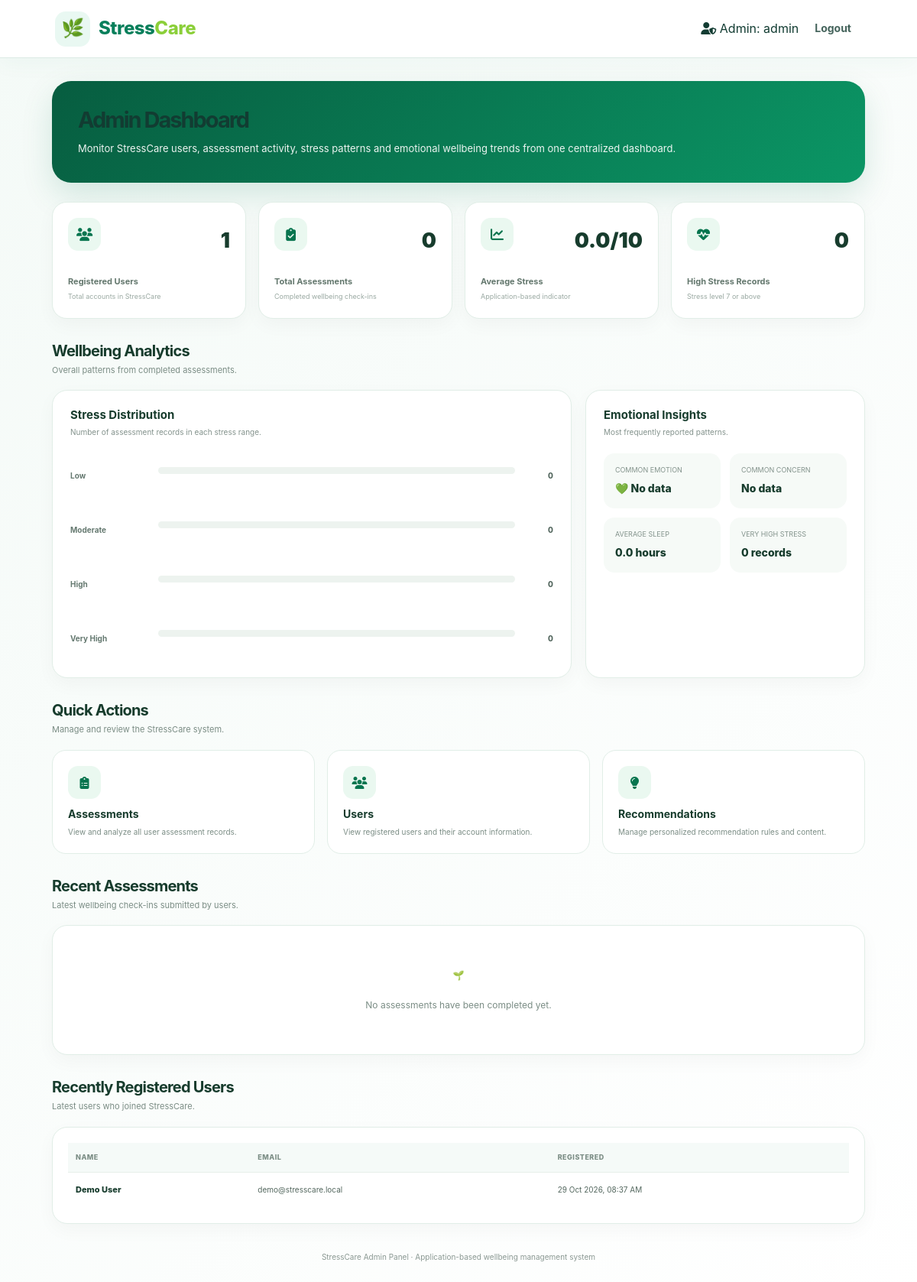
Page /admin/dashboard.php (signed in) on the committed database.
### tables this page shows
CREATE TABLE users (
    id INT AUTO_INCREMENT PRIMARY KEY,
    name VARCHAR(100) NOT NULL,
    email VARCHAR(150) NOT NULL UNIQUE,
    password VARCHAR(255) NOT NULL,
    created_at TIMESTAMP DEFAULT CURRENT_TIMESTAMP
);

### admin/dashboard.php (the view, shortened to what this page needs)
<?php
require_once __DIR__ . '/../config/database.php';
$users = 0;
$assessments = 0;
$averageStress = 0;
$highStress = 0;
$veryHighStress = 0;
$averageSleep = 0;
$result = $conn->query("
    SELECT COUNT(*) AS n
    FROM users
");
if ($result) {
    $users = (int) $result->fetch_assoc()['n'];
}
$result = $conn->query("
    SELECT COUNT(*) AS n
    FROM stress_assessments
");
if ($result) {
    $assessments = (int) $result->fetch_assoc()['n'];
}
$result = $conn->query("
    SELECT COALESCE(AVG(stress_level), 0) AS n
    FROM stress_assessments
");
if ($result) {
    $averageStress = (float) $result->fetch_assoc()['n'];
}
$result = $conn->query("
    SELECT COUNT(*) AS n
    FROM stress_assessments
    WHERE stress_level >= 7
");
if ($result) {
    $highStress = (int) $result->fetch_assoc()['n'];
}
$result = $conn->query("
    SELECT COUNT(*) AS n
    FROM stress_assessments
    WHERE stress_level >= 9
");
if ($result) {
    $veryHighStress = (int) $result->fetch_assoc()['n'];
}
$result = $conn->query("
    SELECT COALESCE(AVG(sleep_hours), 0) AS n
    FROM stress_assessments
");
if ($result) {
    $averageSleep = (float) $result->fetch_assoc()['n'];
}
$lowStress = 0;
$moderateStress = 0;
$highStressCount = 0;
$veryHighStressCount = 0;
$topEmotion = "No data";
$topSituation = "No data";
$recentAssessments = [];
$recentUsers = [];
$result = $conn->query("
    SELECT
        id,
        name,
        email,
        created_at
    FROM users
    ORDER BY created_at DESC
    LIMIT 5
");
if ($result) {
    while ($row = $result->fetch_assoc()) {
        $recentUsers[] = $row;
    }
}
function emotionIcon($emotion)
{
    $icons = [
        "Happy" => "😊",
        "Calm" => "😌",
        "Sad" => "😔",
        "Angry" => "😠",
        "Anxious" => "😰",
        "Lonely" => "😞",
        "Fearful" => "😨",
        "Hurt" => "💔",
        "Disappointed" => "😕",
        "Frustrated" => "😣",
        "Confused" => "😵",
        "Tired" => "😴",
        "Stressed" => "😫",
        "Overwhelmed" => "🤯",
        "Neutral" => "😐"
    ];
    return $icons[$emotion] ?? "💚";
}
?>
<!DOCTYPE html>
<html lang="en">
<head>
<link
    rel="stylesheet"
    href="../assets/css/style.css"
>
<link
    rel="stylesheet"
    href="https://cdnjs.cloudflare.com/ajax/libs/font-awesome/6.5.2/css/all.min.css"
>
</head>
<body>
<header class="navbar">
    <a
        class="logo"
        href="dashboard.php"
    >
        <div class="logo-icon">
            🌿
        </div>
        <span>
            Stress<span>Care</span>
        </span>
    </a>
    <div class="nav-links">
        <span class="nav-btn">
            <i class="fa-solid fa-user-shield"></i>
            Admin:
            <?= htmlspecialchars(
                $_SESSION['admin_username'] ?? 'admin'
            ) ?>
        </span>
        <a
            class="nav-btn"
            href="logout.php"
        >
            Logout
        </a>
    </div>
</header>
<main class="container">
<section class="admin-hero">
    <h1>
        Admin Dashboard
    </h1>
    <p>
        Monitor StressCare users, assessment activity,
        stress patterns and emotional wellbeing trends
        from one centralized dashboard.
    </p>
</section>
<div class="stats-grid">
    <div class="stat-card">
        <div class="stat-top">
            <div class="stat-icon">
                <i class="fa-solid fa-users"></i>
            </div>
            <div class="stat-number">
                <?= $users ?>
            </div>
        </div>
        <div class="stat-title">
            Registered Users
        </div>
        <div class="stat-sub">
            Total accounts in StressCare
        </div>
    </div>
    <div class="stat-card">
        <div class="stat-top">
            <div class="stat-icon">
                <i class="fa-solid fa-clipboard-check"></i>
            </div>
            <div class="stat-number">
                <?= $assessments ?>
            </div>
        </div>
        <div class="stat-title">
            Total Assessments
        </div>
        <div class="stat-sub">
            Completed wellbeing check-ins
        </div>
    </div>
    <div class="stat-card">
        <div class="stat-top">
            <div class="stat-icon">
                <i class="fa-solid fa-chart-line"></i>
            </div>
            <div class="stat-number">
                <?= number_format(
                    $averageStress,
                    1
                ) ?>/10
            </div>
        </div>
        <div class="stat-title">
            Average Stress
        </div>
        <div class="stat-sub">
            Application-based indicator
        </div>
    </div>
    <div class="stat-card">
        <div class="stat-top">
            <div class="stat-icon">
                <i class="fa-solid fa-heart-pulse"></i>
            </div>
            <div class="stat-number">
                <?= $highStress ?>
            </div>
        </div>
        <div class="stat-title">
            High Stress Records
        </div>
        <div class="stat-sub">
            Stress level 7 or above
        </div>
    </div>
</div>
<div class="section-title">
    <h2>
        Wellbeing Analytics
    </h2>
    <p>
        Overall patterns from completed assessments.
    </p>
</div>
<div class="analytics-grid">
    <section class="analytics-card">
        <h3>
            Stress Distribution
        </h3>
        <p>
            Number of assessment records in each stress range.
        </p>
        <div class="distribution">
            <div class="distribution-row">
                <div class="distribution-label">
                    Low
                </div>
                <div class="progress">
                </div>
                <div class="distribution-number">
                    <?= $lowStress ?>
                </div>
            </div>
            <div class="distribution-row">
                <div class="distribution-label">
                    Moderate
                </div>
                <div class="progress">
                </div>
                <div class="distribution-number">
                    <?= $moderateStress ?>
                </div>
            </div>
            <div class="distribution-row">
                <div class="distribution-label">
                    High
                </div>
                <div class="progress">
                </div>
                <div class="distribution-number">
                    <?= $highStressCount ?>
                </div>
            </div>
            <div class="distribution-row">
                <div class="distribution-label">
                    Very High
                </div>
                <div class="progress">
                </div>
                <div class="distribution-number">
                    <?= $veryHighStressCount ?>
                </div>
            </div>
        </div>
    </section>
    <section class="analytics-card">
        <h3>
            Emotional Insights
        </h3>
        <p>
            Most frequently reported patterns.
        </p>
        <div class="insight-grid">
            <div class="insight-box">
                <div class="insight-label">
                    Common Emotion
                </div>
                <div class="insight-value">
                    <?= emotionIcon($topEmotion) ?>
                    <?= htmlspecialchars(
                        $topEmotion
                    ) ?>
                </div>
            </div>
            <div class="insight-box">
                <div class="insight-label">
                    Common Concern
                </div>
                <div class="insight-value">
                    <?= htmlspecialchars(
                        $topSituation
                    ) ?>
                </div>
            </div>
            <div class="insight-box">
                <div class="insight-label">
                    Average Sleep
                </div>
                <div class="insight-value">
                    <?= number_format(
                        $averageSleep,
                        1
                    ) ?>
                    hours
                </div>
            </div>
            <div class="insight-box">
                <div class="insight-label">
                    Very High Stress
                </div>
                <div class="insight-value">
                    <?= $veryHighStress ?>
                    records
                </div>
            </div>
        </div>
    </section>
</div>
<div class="section-title">
    <h2>
        Quick Actions
    </h2>
    <p>
        Manage and review the StressCare system.
    </p>
</div>
<div class="quick-grid">
    <a
        class="quick-card"
        href="assessments.php"
    >
        <div class="quick-icon">
            <i class="fa-solid fa-clipboard-list"></i>
        </div>
        <h3>
            Assessments
        </h3>
        <p>
            View and analyze all user assessment records.
        </p>
    </a>
    <a
        class="quick-card"
        href="users.php"
    >
        <div class="quick-icon">
            <i class="fa-solid fa-users"></i>
        </div>
        <h3>
            Users
        </h3>
        <p>
            View registered users and their account information.
        </p>
    </a>
    <a
        class="quick-card"
        href="recommendations.php"
    >
        <div class="quick-icon">
            <i class="fa-solid fa-lightbulb"></i>
        </div>
        <h3>
            Recommendations
        </h3>
        <p>
            Manage personalized recommendation rules and content.
        </p>
    </a>
</div>
<div class="section-title">
    <h2>
        Recent Assessments
    </h2>
    <p>
        Latest wellbeing check-ins submitted by users.
    </p>
</div>
<div class="table-card">
<?php if (count($recentAssessments) > 0): ?>
<table>
<thead>
<tr>
    <th>
        User
    </th>
    <th>
        Emotion
    </th>
    <th>
        Concern
    </th>
    <th>
        Stress
    </th>
    <th>
        Sleep
    </th>
    <th>
        Date
    </th>
</tr>
</thead>
<tbody>
<?php foreach ($recentAssessments as $item): ?>
<?php
$userEmotion =
    trim(
        $item['emotion']
        ?: $item['mood']
        ?: 'Neutral'
    );
$userSituation =
    trim(
        $item['situation']
        ?: 'General Stress'
    );
$itemStress =
    (int) $item['stress_level'];
$itemClass =
    getStressClass($itemStress);
?>
<tr>
    <td>
        <div class="user-name">
            <?= htmlspecialchars(
                $item['name']
            ) ?>
        </div>
        <div class="user-email">
            <?= htmlspecialchars(
                $item['email']
            ) ?>
        </div>
    </td>
    <td>
        <?= emotionIcon(
            $userEmotion
        ) ?>
        <?= htmlspecialchars(
            $userEmotion
        ) ?>
    </td>
    <td>
        <?= htmlspecialchars(
            $userSituation
        ) ?>
    </td>
    <td>
        <span
            class="badge <?= $itemClass ?>"
        >
            <?= $itemStress ?>/10
            ·
            <?= getStressCategory(
                $itemStress
            ) ?>
        </span>
    </td>
    <td>
        <?= htmlspecialchars(
            $item['sleep_hours']
        ) ?>
        hrs
    </td>
    <td>
        <?= date(
            'd M Y, h:i A',
            strtotime(
                $item['created_at']
            )
        ) ?>
    </td>
</tr>
<?php endforeach; ?>
</tbody>
</table>
<?php else: ?>
<div style="
    text-align:center;
    padding:35px;
    color:#7b8d85;
    font-size:12px;
">
    🌱
    <br><br>
    No assessments have been completed yet.
</div>
<?php endif; ?>
</div>
<div class="section-title">
    <h2>
        Recently Registered Users
    </h2>
    <p>
        Latest users who joined StressCare.
    </p>
</div>
<div class="table-card">
<?php if (count($recentUsers) > 0): ?>
<table>
<thead>
<tr>
    <th>
        Name
    </th>
    <th>
        Email
    </th>
    <th>
        Registered
    </th>
</tr>
</thead>
<tbody>
<?php foreach ($recentUsers as $user): ?>
<tr>
    <td>
        <div class="user-name">
            <?= htmlspecialchars(
                $user['name']
            ) ?>
        </div>
    </td>
    <td>
        <?= htmlspecialchars(
            $user['email']
        ) ?>
    </td>
    <td>
        <?= date(
            'd M Y, h:i A',
            strtotime(
                $user['created_at']
            )
        ) ?>
    </td>
</tr>
<?php endforeach; ?>
</tbody>
</table>
<?php endif; ?>
</div>
<div class="admin-footer">
    StressCare Admin Panel ·
    Application-based wellbeing management system
</div>
</main>
</body>
</html>

### assets/css/style.css (style rules this page uses)
:root { --primary: #087f5b; --primary-dark: #056044; --primary-deep: #04513b; --lime: #8bcf39; --lime-light: #edf8df; --primary-light: #e9f8f2; --primary-soft: #f3fbf7; --text: #123c32; --text-dark: #173f35; --muted: #71847c; --muted-light: #8da09a; --white: #ffffff; --background: #f5faf8; --background-dark: #edf7f3; --border: #dcebe5; --border-light: #eaf2ef; --success: #2d9b61; --success-light: #eaf8ef; --warning: #d89c20; --warning-light: #fff6dc; --danger: #d95353; --danger-light: #fff0f0; --info: #4385ad; --info-light: #eef7ff; --shadow-sm: 0 5px 18px rgba(18, 60, 50, 0.05); --shadow: 0 12px 35px rgba(18, 60, 50, 0.07); --shadow-lg: 0 20px 55px rgba(8, 127, 91, 0.11); --radius-sm: 10px; --radius: 18px; --radius-lg: 24px; --radius-xl: 30px; --transition: 0.2s ease; }
* { box-sizing: border-box; }
html { scroll-behavior: smooth; }
body { margin: 0; padding: 0; font-family: Inter, "Segoe UI", Roboto, Arial, sans-serif; color: var(--text); background: radial-gradient( circle at 10% 5%, rgba(139, 207, 57, 0.06), transparent 25% ), radial-gradient( circle at 90% 10%, rgba(8, 127, 91, 0.06), transparent 28% ), linear-gradient( 180deg, #f9fdfb 0%, #eef8f4 100% ); min-height: 100vh; line-height: 1.6; }
a { color: inherit; text-decoration: none; }
.container { width: min(1160px, 92%); margin-left: auto; margin-right: auto; }
.navbar { width: 100%; min-height: 76px; display: flex; align-items: center; justify-content: space-between; padding: 0 6%; background: rgba(255, 255, 255, 0.95); border-bottom: 1px solid var(--border); box-shadow: 0 8px 28px rgba(8, 127, 91, 0.04); position: sticky; top: 0; z-index: 100; backdrop-filter: blur(14px); }
.logo, .brand { display: inline-flex; align-items: center; gap: 11px; color: var(--primary); font-size: 24px; font-weight: 850; letter-spacing: -0.5px; }
.logo-icon, .brand-mark { width: 46px; height: 46px; display: flex; align-items: center; justify-content: center; border-radius: 14px; background: var(--primary-light); font-size: 24px; }
.logo span span, .brand span span { color: var(--lime); }
.nav-links { display: flex; align-items: center; gap: 7px; flex-wrap: wrap; }
.nav-links a { padding: 10px 14px; border-radius: 11px; color: #45645c; font-size: 14px; font-weight: 700; transition: var(--transition); }
h1, h2, h3, h4, h5, h6 { color: var(--text); line-height: 1.2; margin-top: 0; }
h1 { font-size: clamp(40px, 6vw, 68px); letter-spacing: -2px; }
h2 { font-size: 32px; letter-spacing: -0.8px; }
h3 { font-size: 20px; }
p { margin-top: 0; }
.feature-icon, .stat-icon { width: 50px; height: 50px; display: flex; align-items: center; justify-content: center; border-radius: 15px; background: var(--primary-light); font-size: 23px; margin-bottom: 17px; }
.stat-number { color: var(--text); font-size: 32px; font-weight: 850; line-height: 1.1; }
.progress { width: 100%; height: 8px; margin: 18px 0 30px; overflow: hidden; border-radius: 999px; background: #e5f0eb; }
table { width: 100%; border-collapse: collapse; min-width: 820px; }
th, td { padding: 15px 17px; border-bottom: 1px solid #edf3f0; text-align: left; vertical-align: top; }
th { color: #45645c; background: #f5faf8; font-size: 11px; font-weight: 800; text-transform: uppercase; letter-spacing: .5px; }
td { color: #3e5d55; font-size: 13px; }
tbody tr:last-child td { border-bottom: none; }
.quick-grid { display: grid; grid-template-columns: repeat(2, 1fr); gap: 14px; }

### rows in the picture
users: name "Demo User", email "demo@stresscare.local", created_at "29 Oct 2026, 08:37 AM"

### other values in the picture
$_SESSION['admin_username'] "admin"
$users "1"
$assessments "0"
$averageStress "0.0"
$highStress "0"
$lowStress "0"
$moderateStress "0"
$highStressCount "0"
$veryHighStressCount "0"
emotionIcon($topEmotion) "💚"
$topEmotion "No data"
$topSituation "No data"
$averageSleep "0.0"
$veryHighStress "0"
